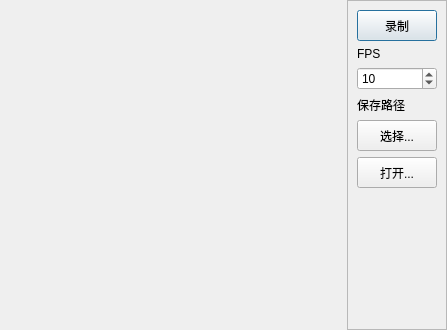
<?xml version="1.0" encoding="UTF-8"?>
<ui version="4.0">
 <class>GIFDialog</class>
 <widget class="QDialog" name="GIFDialog">
  <property name="windowModality">
   <enum>Qt::NonModal</enum>
  </property>
  <property name="geometry">
   <rect>
    <x>0</x>
    <y>0</y>
    <width>447</width>
    <height>330</height>
   </rect>
  </property>
  <property name="windowTitle">
   <string>GIF录制</string>
  </property>
  <layout class="QHBoxLayout" name="horizontalLayout">
   <property name="spacing">
    <number>0</number>
   </property>
   <property name="leftMargin">
    <number>0</number>
   </property>
   <property name="topMargin">
    <number>0</number>
   </property>
   <property name="rightMargin">
    <number>0</number>
   </property>
   <property name="bottomMargin">
    <number>0</number>
   </property>
   <item>
    <widget class="QLabel" name="labelRecordScreen">
     <property name="sizePolicy">
      <sizepolicy hsizetype="Expanding" vsizetype="Expanding">
       <horstretch>0</horstretch>
       <verstretch>0</verstretch>
      </sizepolicy>
     </property>
     <property name="frameShape">
      <enum>QFrame::NoFrame</enum>
     </property>
     <property name="text">
      <string/>
     </property>
     <property name="margin">
      <number>0</number>
     </property>
    </widget>
   </item>
   <item>
    <widget class="QScrollArea" name="scrollAreaControlBar">
     <property name="sizePolicy">
      <sizepolicy hsizetype="Minimum" vsizetype="Expanding">
       <horstretch>0</horstretch>
       <verstretch>0</verstretch>
      </sizepolicy>
     </property>
     <property name="widgetResizable">
      <bool>true</bool>
     </property>
     <widget class="QWidget" name="scrollAreaWidgetContents">
      <property name="geometry">
       <rect>
        <x>0</x>
        <y>0</y>
        <width>93</width>
        <height>328</height>
       </rect>
      </property>
      <layout class="QVBoxLayout" name="verticalLayout_2">
       <item>
        <widget class="QPushButton" name="pushButtonStart">
         <property name="sizePolicy">
          <sizepolicy hsizetype="Minimum" vsizetype="Fixed">
           <horstretch>0</horstretch>
           <verstretch>0</verstretch>
          </sizepolicy>
         </property>
         <property name="minimumSize">
          <size>
           <width>0</width>
           <height>31</height>
          </size>
         </property>
         <property name="text">
          <string>录制</string>
         </property>
        </widget>
       </item>
       <item>
        <widget class="QLabel" name="label">
         <property name="text">
          <string>FPS</string>
         </property>
        </widget>
       </item>
       <item>
        <widget class="QSpinBox" name="spinBoxFPS">
         <property name="minimum">
          <number>1</number>
         </property>
         <property name="maximum">
          <number>33</number>
         </property>
         <property name="value">
          <number>10</number>
         </property>
        </widget>
       </item>
       <item>
        <widget class="QLabel" name="label_2">
         <property name="text">
          <string>保存路径</string>
         </property>
        </widget>
       </item>
       <item>
        <widget class="QPushButton" name="pushButtonPath">
         <property name="minimumSize">
          <size>
           <width>0</width>
           <height>31</height>
          </size>
         </property>
         <property name="text">
          <string>选择...</string>
         </property>
        </widget>
       </item>
       <item>
        <widget class="QPushButton" name="pushButtonOpenPath">
         <property name="minimumSize">
          <size>
           <width>0</width>
           <height>31</height>
          </size>
         </property>
         <property name="text">
          <string>打开...</string>
         </property>
        </widget>
       </item>
       <item>
        <spacer name="verticalSpacer">
         <property name="orientation">
          <enum>Qt::Vertical</enum>
         </property>
         <property name="sizeHint" stdset="0">
          <size>
           <width>20</width>
           <height>134</height>
          </size>
         </property>
        </spacer>
       </item>
      </layout>
     </widget>
    </widget>
   </item>
  </layout>
 </widget>
 <resources/>
 <connections/>
</ui>
